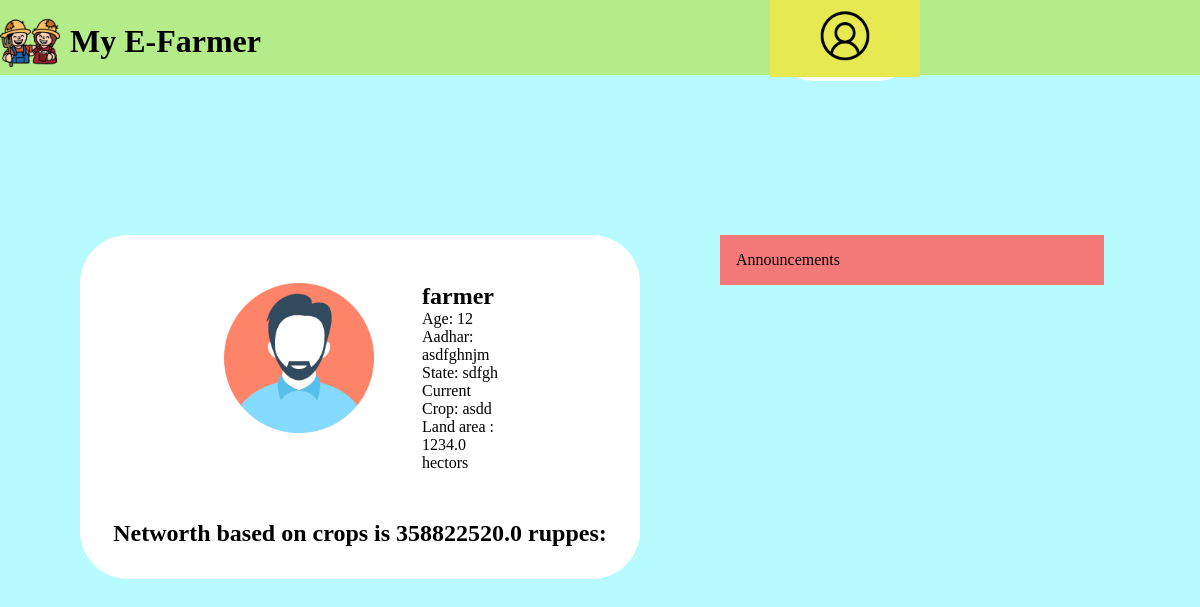
The page /farmers/profile/ (signed in) on the database its author committed.
### accounts/models.py (models this page shows, shortened)
class User(AbstractUser):
    is_admin = models.BooleanField('Is admin', default=False)
    is_employee = models.BooleanField('Is employee', default=False)
    is_farmer = models.BooleanField('Is farmer', default=False)
    age = models.IntegerField('Age of user', default=0)
    phone = models.CharField(
        'User phone number', max_length=15, blank=True)
    address = models.CharField(
        'Address of user', max_length=200, blank=True)
    aadhar = models.CharField('Aadhar number of user',
                              max_length=12, blank=True)
    is_available_for_job = models.BooleanField(
        'Available for job', default=True)
    state = models.CharField(max_length=50, null=True, blank=True)
    salary = models.CharField(max_length=50, null=True, blank=True)
    corps = models.ForeignKey(Crop, related_name="user", on_delete=models.SET_NULL, blank=True, null=True)
    hector = models.FloatField(default=0)

### admins/models.py (models this page shows, shortened)
class Crop(models.Model):
    crop_name = models.CharField("Name Of crop", max_length=100)
    crop_price = models.IntegerField("Price of crop")
    crop_description = models.TextField("Description of crop", blank=True)
    created_at = models.DateTimeField(auto_now_add=True)
    updated_at = models.DateTimeField(auto_now=True)
    yield_per_hector = models.FloatField(default=0)

### farmers/views.py (the view)
# urls.py: path("profile/", views.profile, name="profile")
@login_required
def profile(request):
    try:
        corps = FarmerCropDetails.objects.get(user=request.user)
        context = {"corps": corps}
    except Exception as e:
        context = {}
    try:
        print(request.user.corps.crop_name)
        context['net_worth'] = request.user.hector * request.user.corps.yield_per_hector * request.user.corps.crop_price
    except Exception as e:
        print(e)
    context["anns"] = Announcements.objects.all()
    return render(request, "farmers/profile.html", context=context)

### farmers/templates/farmers/profile.html (shortened to what this page needs)
{% extends "farmers/new_base.html" %}
{% block content %}
    <div class="home_container">
        <div class="left-box">
            <div class="profile">
                <div class="profile_container">
                    <div class="profile_img">
                        <img width="150px" src="/media/pro.png">
                    </div>
                    <div class="details">
                        <H2>{{ request.user.first_name }} {{ requst.user.last_name }}</H2>
                        <p>Age: {{ request.user.age }}</p>
                        <p>Aadhar: {{ request.user.aadhar }}</p>
                        <p>State: {{ request.user.state }}</p>
                        <p>Current Crop: {{ request.user.corps.crop_name }}</p>
                        <p>Land area : {{ request.user.hector }} hectors</p>
                    </div>
                </div>
                <h2 style="text-align: center;padding-bottom: 2rem"><strong> Networth based on crops is {{ net_worth }} ruppes: </strong></h2>
            </div>
        </div>
        <div class="right-box">
            <div class="ann_container">
                <div class="ann_head" style="padding: 1rem">
                    Announcements
                </div>
            </div>
        </div>
    </div>
{% endblock content %}

### farmers/templates/farmers/new_base.html (style rules this page uses)
* { margin: 0; padding: 0; }

### farmers/templates/farmers/profile.html (style rules this page uses)
.left-box { width: 60%; height: 100vh; }
.right-box { width: 40%; height: 100vh; }
.home_container { display: flex; justify-content: center; align-items: center; }
.ann_container { background-color: #F67979; border: 10px #ACACAC; width: 80%; margin-top: 10rem; }
.profile_container { padding: 3rem; width: 50%; margin-left: 6rem; margin-top: 10rem; display: flex; justify-content: start; }
.profile { background-color: white; border-radius: 3rem; margin: 5rem; }
.details { margin-left: 3rem; }

### rows shown on the page
User: user.first_name "farmer", user.age "12", user.aadhar "asdfghnjm", user.state "sdfgh", user.corps.crop_name "asdd", user.hector "1234.0"

### other values the page prints
{{ net_worth }} "358822520.0"
